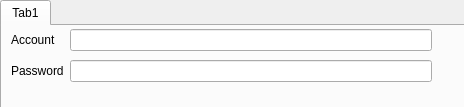
<?xml version="1.0" encoding="UTF-8"?>
<ui version="4.0">
 <class>Form</class>
 <widget class="QWidget" name="Form">
  <property name="geometry">
   <rect>
    <x>0</x>
    <y>0</y>
    <width>464</width>
    <height>107</height>
   </rect>
  </property>
  <property name="minimumSize">
   <size>
    <width>445</width>
    <height>0</height>
   </size>
  </property>
  <property name="windowTitle">
   <string>Form</string>
  </property>
  <widget class="QTabWidget" name="tabWidget">
   <property name="geometry">
    <rect>
     <x>0</x>
     <y>0</y>
     <width>16777215</width>
     <height>16777215</height>
    </rect>
   </property>
   <property name="inputMethodHints">
    <set>Qt::ImhHiddenText|Qt::ImhNoAutoUppercase|Qt::ImhNoPredictiveText</set>
   </property>
   <property name="currentIndex">
    <number>0</number>
   </property>
   <widget class="QWidget" name="tab">
    <attribute name="title">
     <string>Tab1</string>
    </attribute>
    <widget class="QWidget" name="gridLayoutWidget_2">
     <property name="geometry">
      <rect>
       <x>9</x>
       <y>0</y>
       <width>421</width>
       <height>61</height>
      </rect>
     </property>
     <layout class="QGridLayout" name="gridLayout_2">
      <item row="0" column="0">
       <widget class="QLabel" name="label">
        <property name="text">
         <string>Account</string>
        </property>
       </widget>
      </item>
      <item row="1" column="0">
       <widget class="QLabel" name="label_2">
        <property name="text">
         <string>Password</string>
        </property>
       </widget>
      </item>
      <item row="1" column="1">
       <widget class="QLineEdit" name="password">
        <property name="inputMethodHints">
         <set>Qt::ImhHiddenText|Qt::ImhNoAutoUppercase|Qt::ImhNoPredictiveText</set>
        </property>
        <property name="echoMode">
         <enum>QLineEdit::Password</enum>
        </property>
       </widget>
      </item>
      <item row="0" column="1">
       <widget class="QLineEdit" name="account">
        <property name="cursorPosition">
         <number>0</number>
        </property>
       </widget>
      </item>
     </layout>
    </widget>
   </widget>
  </widget>
 </widget>
 <resources/>
 <connections/>
</ui>
